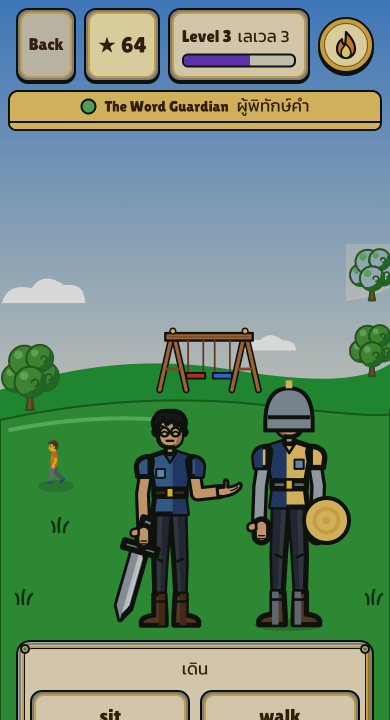
#> input picture council-tools-incoming/qm/runs/freeze/kit-20261101-0917/fault-kit/cases/ground_check/images/dim15-tile6-planted-float.png, 780 x 1440 px (shown at 1/2 size)
$ python -i ground_check_real.py   (imports and definitions only)
#> lines starting #> are read from the running program, lines starting #| are printed output that depends on the picture; after the words box and inside, x2 and y2 are one past the last pixel; in counts of white or black regions, pixels touching at a corner belong together
#!/usr/bin/env python3
# ground-check (owner: Watchman; for QM's r2h "16/16S look everywhere"). No browser: reads PNGs with Pillow + numpy only.
# Flags (a) the old scene path stroke and (b) floating round-crowned trees. Writes nothing except --selftest scratch in ./runs/.
# Scope (single-render-v1, Auditor): ground_check owns paths, floating objects and tint, on single renders only. Whole sheets belong to the per-panel sheets scan.
# Colours come from the draw code (cited in README): path #E8D9A8 @ .85 (mock-t328u/find_t328u.py:72,:76; t441u_outdoor.py; stage_v608.py
# W24/B) and #D8C99A @ .8 (stage_v608.py:36-37, scene A); grass #36A13D near / #259D39 far (P.ground); tree trunk #8A5A34, trunk shade
# #6C4425, canopy #7ECA72 / #489B3B / #28792D (mock-t277u/style_test.py:23-28 via P.tree).
import sys, os, hashlib, glob, json
import numpy as np
from PIL import Image, ImageDraw
HERE = os.path.dirname(os.path.abspath(__file__))
def hexrgb(h): h = h.lstrip('#'); return np.array([int(h[i:i+2], 16) for i in (0, 2, 4)], float)
def blend(fg, bg, a): return a*hexrgb(fg) + (1-a)*hexrgb(bg)
GRASS = [hexrgb('#36A13D'), hexrgb('#259D39')]
GRASS0 = list(GRASS)
BELOW_KS = ()   # extra dim levels whose grass also counts as ground under a trunk (set by check() for the neighbour-level tree pass)
PATH = [hexrgb('#E8D9A8'), blend('#E8D9A8', '#36A13D', .85), blend('#E8D9A8', '#259D39', .85),
        hexrgb('#D8C99A'), blend('#D8C99A', '#36A13D', .8), blend('#D8C99A', '#259D39', .8)]
TRUNK = [hexrgb('#8A5A34'), hexrgb('#6C4425')]
CANOPY = [hexrgb('#7ECA72'), hexrgb('#28792D')]   # #489B3B is left out: within tolerance of grass #36A13D
TOL_PATH, TOL_GRASS, TOL_TREE = 14, 22, 20
def near(a, cols, tol):
    m = np.zeros(a.shape[:2], bool)
    for c in cols: m |= (np.abs(a - c) <= tol).all(axis=2)
    return m
def hdilate(m, r):   # True where any True lies within r px left/right (cumulative sum, no scipy)
    c = np.cumsum(np.pad(m.astype(np.int32), ((0, 0), (r+1, r))), axis=1); return (c[:, 2*r+1:] - c[:, :-2*r-1]) > 0
def components(m, maxn=4000):
    lab = np.zeros(m.shape, np.int32); out = []; ys, xs = np.nonzero(m); H, W = m.shape
    for y0, x0 in zip(ys, xs):
        if lab[y0, x0]: continue
        k = len(out) + 1; st = [(y0, x0)]; lab[y0, x0] = k; pts = []
        while st:
            y, x = st.pop(); pts.append((y, x))
            for dy, dx in ((1, 0), (-1, 0), (0, 1), (0, -1)):
                v, u = y+dy, x+dx
                if 0 <= v < H and 0 <= u < W and m[v, u] and not lab[v, u]: lab[v, u] = k; st.append((v, u))
        out.append(np.array(pts))
        if len(out) >= maxn: break
    return out
DIMS = [round(1 - .05*i, 2) for i in range(13)]   # v2 13fc304c: a dark overlay (pause card, modal scrim) at alpha 1-k scales every colour by k
def dim_level(a):   # the k whose scaled grass palette matches the most pixels; 1.0 when the scene is not dimmed
    best = max(DIMS, key=lambda k: int(near(a, [c*k for c in GRASS], TOL_GRASS*k).sum()))
    return best
def check(path):   # one render = one picture: no sheet cutting, no sidecars, no radius cap
    global BELOW_KS
    a = np.asarray(Image.open(path).convert('RGB'), float)
    why = check_arr(a, 1.0)
    k = dim_level(a)
    if not why and k < 1:
        seen = {}; ks = sorted({max(.4, round(k - .05, 2)), k, min(.95, round(k + .05, 2))})
        BELOW_KS = (k,)   # a neighbour-level trunk standing on grass of the ESTIMATED level is grounded (evening tints sit between grid steps)
        try:
            for kk in ks:   # trees at the neighbour levels too (137ba40b): the 0.05 grid can miss a trunk at the estimated k
                for w in check_arr(a, kk):
                    if kk != k and not w.startswith('floating'): continue   # path only at the estimated k: a dimmed cream card reads as path one grid step off
                    seen.setdefault(w.split(':')[0] + w.split(':')[1][:12] if w.startswith('floating') else 'path', w + f' [dimmed x{kk}]')
        finally: BELOW_KS = ()
        why = list(seen.values())
    return why
def check_arr(a, k=1.0):   # v2 13fc304c: run the colour rules with every palette colour (and tolerance) scaled by k
    global GRASS, PATH, TRUNK, CANOPY
    G0, P0, T0, C0 = GRASS, PATH, TRUNK, CANOPY
    global TOL_PATH, TOL_GRASS, TOL_TREE
    tol0 = (TOL_PATH, TOL_GRASS, TOL_TREE)
    GRASS, PATH, TRUNK, CANOPY = [[c*k for c in L] for L in (G0, P0, T0, C0)]
    TOL_PATH, TOL_GRASS, TOL_TREE = [max(6, t*k) for t in tol0]
    try: return _check(a)
    finally: GRASS, PATH, TRUNK, CANOPY = G0, P0, T0, C0; TOL_PATH, TOL_GRASS, TOL_TREE = tol0
def _check(a):
    H, W = a.shape[:2]; why = []
    grass = near(a, GRASS, TOL_GRASS)
    grassb = grass.copy()
    for kb in BELOW_KS: grassb |= near(a, [c*kb for c in GRASS0], max(6, 22*kb))
    # (a) path stroke: path-coloured pixels with grass within r px on the same row (keeps parchment/card tans out)
    r = max(6, W // 40)
    pm = near(a, PATH, TOL_PATH) & hdilate(grass, r)
#> in hdilate, `return c[:, 2 * r + 1:] - c[:, :-2 * r - 1] > 0`:
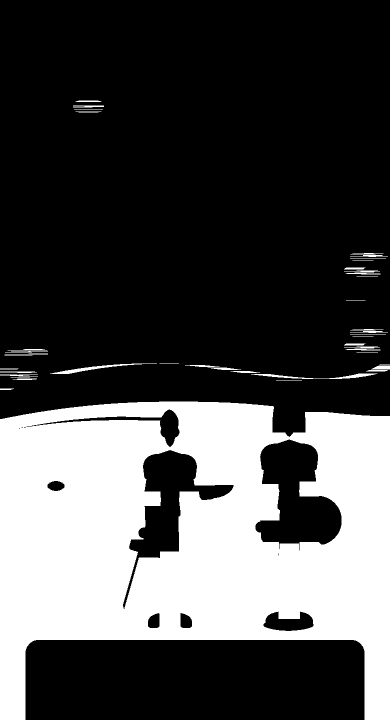
#> returned value: shape (1440, 780) bool (shown at 1/2 size); 29.7% white; 48 white regions, largest, box (x1, y1, x2, y2) and area: (0, 803, 780, 1440) 327310, (100, 727, 314, 748) 850, (502, 747, 755, 758) 841
#> pm: shape (1440, 780) bool; 0% white in thin lines or dots, all inside (x1, y1, x2, y2) = (50, 1311, 51, 1312)
    n = int(pm.sum()); thr = max(40, int(0.0004 * H * W))
#> after `n = int(pm.sum())`: n = 1
    if n >= thr:
        ys, xs = np.nonzero(pm); why.append(f'path stroke: {n} px (min {thr}) in box x{xs.min()}-{xs.max()} y{ys.min()}-{ys.max()}')
    # (b) floating tree: a trunk blob with canopy just above it whose bottom row has no grass within g px below
    tm = near(a, TRUNK, TOL_TREE); cl = near(a, CANOPY[:1], TOL_TREE) & ~grass; cd = near(a, CANOPY[1:], TOL_TREE) & ~grass; cm = cl | cd
#> after `cd = near(a, CANOPY[1:], TOL_TREE) & ~grass`:
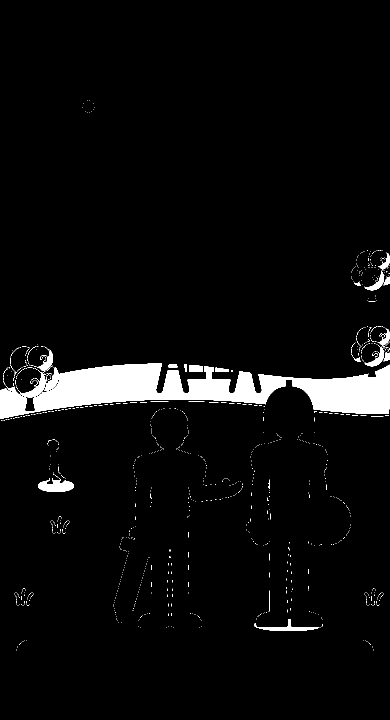
#> cd: shape (1440, 780) bool (shown at 1/2 size); 4.6% white; 1002 white regions (975 under 20 px), largest, box (x1, y1, x2, y2) and area: (0, 727, 780, 838) 41567, (76, 956, 148, 984) 1295, (36, 740, 91, 795) 826
    for c in components(tm):
#> in components, `H, W = m.shape`: H = 1440; W = 780
        if len(c) < 8: continue
        y0, y1, x0, x1 = c[:, 0].min(), c[:, 0].max(), c[:, 1].min(), c[:, 1].max(); h, w = y1-y0+1, x1-x0+1
        if h < 4 or w < 2 or h < 1.2*w: continue   # 1 px slivers at sheet scale are outlines or swing-set legs, not trunks   # trunks are upright; benches, desks and shelves are wide
        sl = (slice(max(0, y0-2*h), y0+2), slice(max(0, x0-2*w), min(W, x1+2*w+1)))
        if cm[sl].sum() < max(4, w*h//2) or not cl[sl].any() or not cd[sl].any(): continue   # needs both canopy tones over it, or it is not a tree
        g = max(4, int(round(0.35*h)))
        below = grassb[y1+1:min(H, y1+1+g), max(0, x0-1):min(W, x1+2)]
        if below.size == 0 or below.sum() == 0:
            why.append(f'floating tree: trunk x{x0}-{x1} y{y0}-{y1}, no grass in the {g} px below its foot')
#> this loop made 580 passes
#> after the loop, why = []
    return why
def md5(p): return hashlib.md5(open(p, 'rb').read()).hexdigest()
# [31 lines left out: functions run, selftest, not called in this run]
# [4 lines not run here, left out]

>>> result = check('../../../../../kit-20261101-0917/fault-kit/cases/ground_check/images/dim15-tile6-planted-float.png')
#> in check_arr, `GRASS, PATH, TRUNK, CANOPY = (G0, P0, T0, C0)`: GRASS = [[54, 161, 61], [37, 157, 57]]; PATH = [[232, 217, 168], [205.3, 208.6, 151.9], [202.8, 208, 151.3], [216, 201, 154], [183.6, 193, 135.4], [180.2, 192.2, 134.6]]; TRUNK = [[138, 90, 52], [108, 68, 37]]; CANOPY = [[126, 202, 114], [40, 121, 45]]
#> in check, `why = check_arr(a, 1.0)`: why = []
#> the loop in near (call 16), `for c in cols: m |= (np.abs(a - c) <= tol).all(axis=2)` made 2 passes
#> c on passes 1 to 2: [27, 80.5, 30.5], [18.5, 78.5, 28.5]
#> pass 1, in near (call 16), `for c in cols: m |= (np.abs(a - c) <= tol).all(axis=2)`:
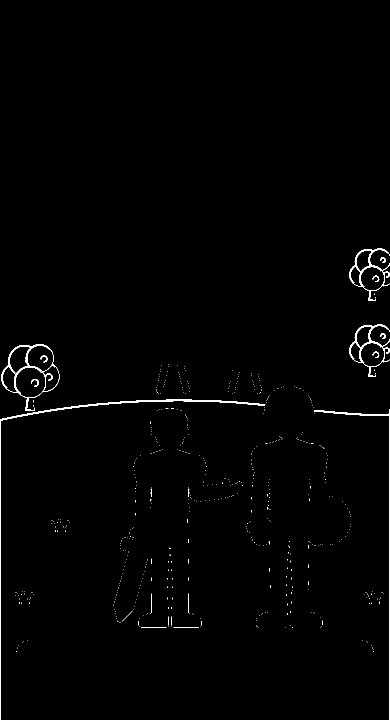
#> m: shape (1440, 780) bool (shown at 1/2 size); 0.91% white; 596 white regions (580 under 20 px), largest, box (x1, y1, x2, y2) and area: (0, 799, 531, 1440) 2927, (628, 818, 780, 1440) 1733, (2, 688, 119, 822) 1576
#> the loop in near (call 17), `for c in cols: m |= (np.abs(a - c) <= tol).all(axis=2)` made 2 passes
#> c on passes 1 to 2: [24.3, 72.45, 27.45], [16.65, 70.65, 25.65]
#> pass 1, in near (call 17), `for c in cols: m |= (np.abs(a - c) <= tol).all(axis=2)`:
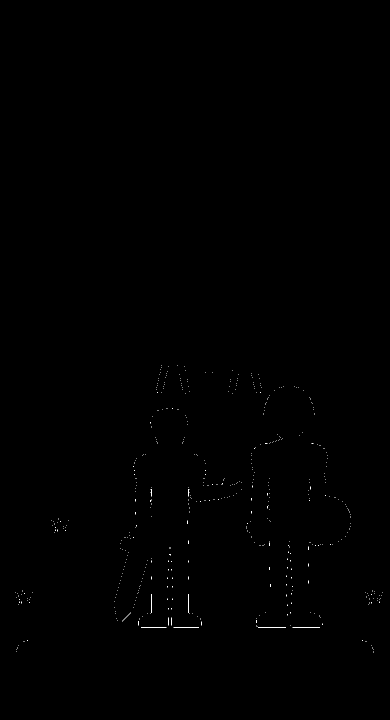
#> m: shape (1440, 780) bool (shown at 1/2 size); 0.1% white in thin lines or dots, all inside (x1, y1, x2, y2) = (31, 730, 765, 1305)
#> the loop in near (call 18), `for c in cols: m |= (np.abs(a - c) <= tol).all(axis=2)` made 2 passes
#> c on passes 1 to 2: [21.6, 64.4, 24.4], [14.8, 62.8, 22.8]
#> pass 1, in near (call 18), `for c in cols: m |= (np.abs(a - c) <= tol).all(axis=2)`:
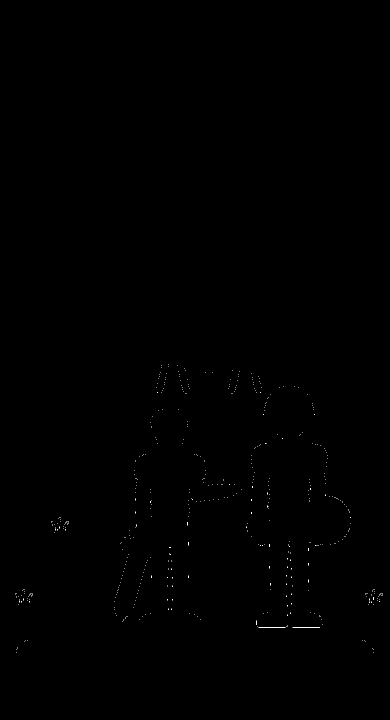
#> m: shape (1440, 780) bool (shown at 1/2 size); 0.07% white in thin lines or dots, all inside (x1, y1, x2, y2) = (30, 728, 766, 1305)
#> in dim_level, `best = max(DIMS, key=lambda k: int(near(a, [c*k for c in GRASS], TOL_G..`: best = 0.85
#> in check, `ks = sorted({max(0.4, round(k - 0.05, 2)), k, min(0.95, round(k + 0.05`: ks = [0.8, 0.85, 0.9]
#> in check, `BELOW_KS = (k,)`: BELOW_KS = (0.85,)
#> the loop in check, `for kk in ks:` made 3 passes
#> kk on passes 1 to 3: 0.8, 0.85, 0.9
#> pass 1, in hdilate (call 2), `c = np.cumsum(np.pad(m.astype(np.int32), ((0, 0), (r + 1, r))), axis=1`:
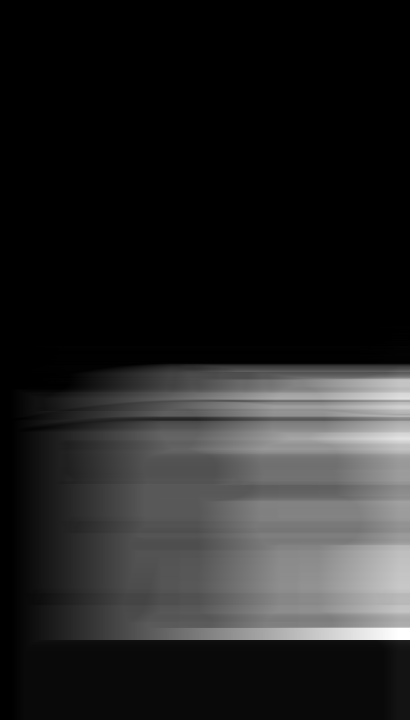
#> c: shape (1440, 819) int64 (shown at 1/2 size); min 0, max 776, mean 111.1; drawn with min black and max white
#> pass 1, in _check (call 2), `cl = near(a, CANOPY[:1], TOL_TREE) & ~grass`:
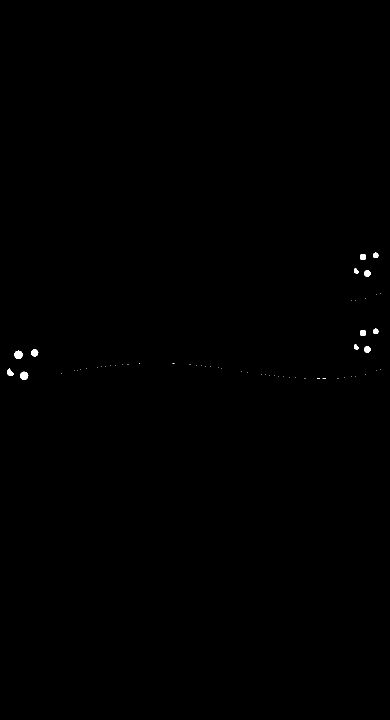
#> cl: shape (1440, 780) bool (shown at 1/2 size); 0.15% white; 58 white regions (46 under 20 px), largest, box (x1, y1, x2, y2) and area: (29, 701, 45, 718) 218, (40, 743, 57, 760) 215, (62, 699, 77, 713) 159
#> after the loop in check, `for kk in ks:`: seen = 1 item
#> result = 1 item

$ run again, on council-tools-incoming/qm/runs/freeze/kit-20261101-0917/fault-kit/cases/ground_check/sheets/S02-park-320x568.png
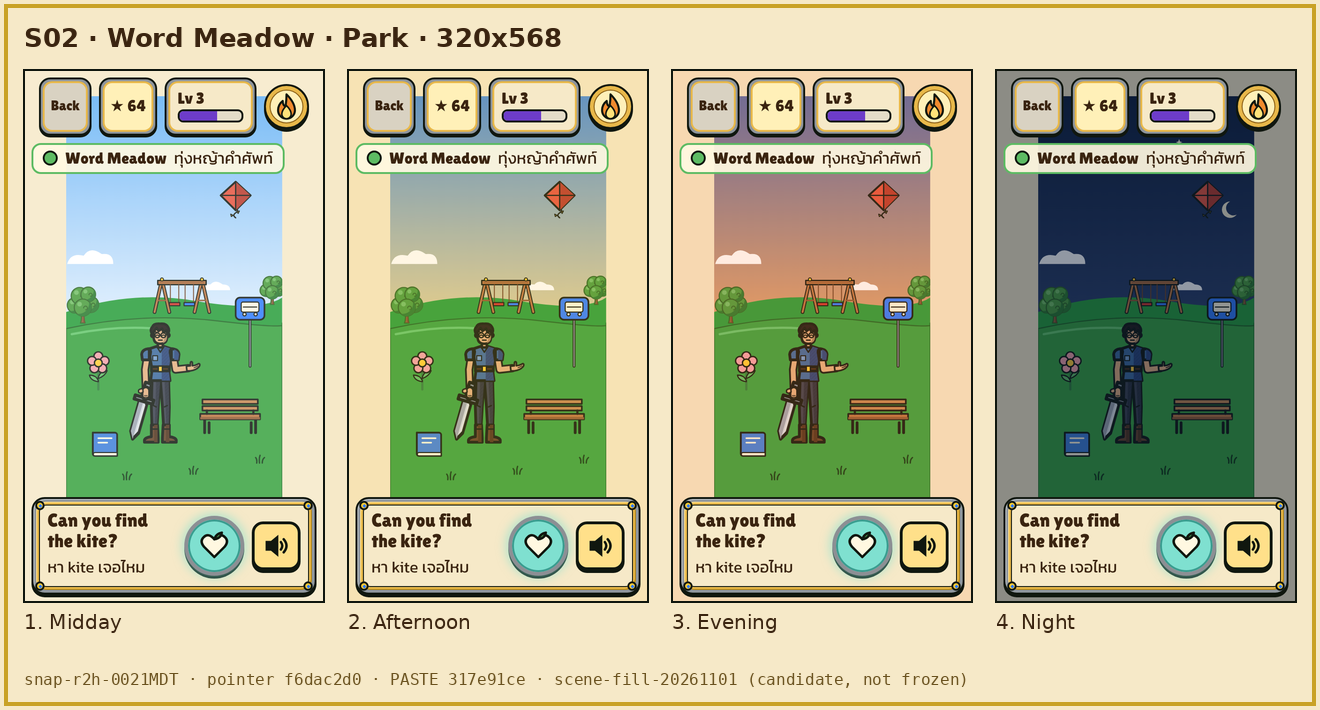
#> input picture council-tools-incoming/qm/runs/freeze/kit-20261101-0917/fault-kit/cases/ground_check/sheets/S02-park-320x568.png, 1320 x 710 px
#> after the loop in near (call 2), `for c in cols: m |= (np.abs(a - c) <= tol).all(axis=2)`:
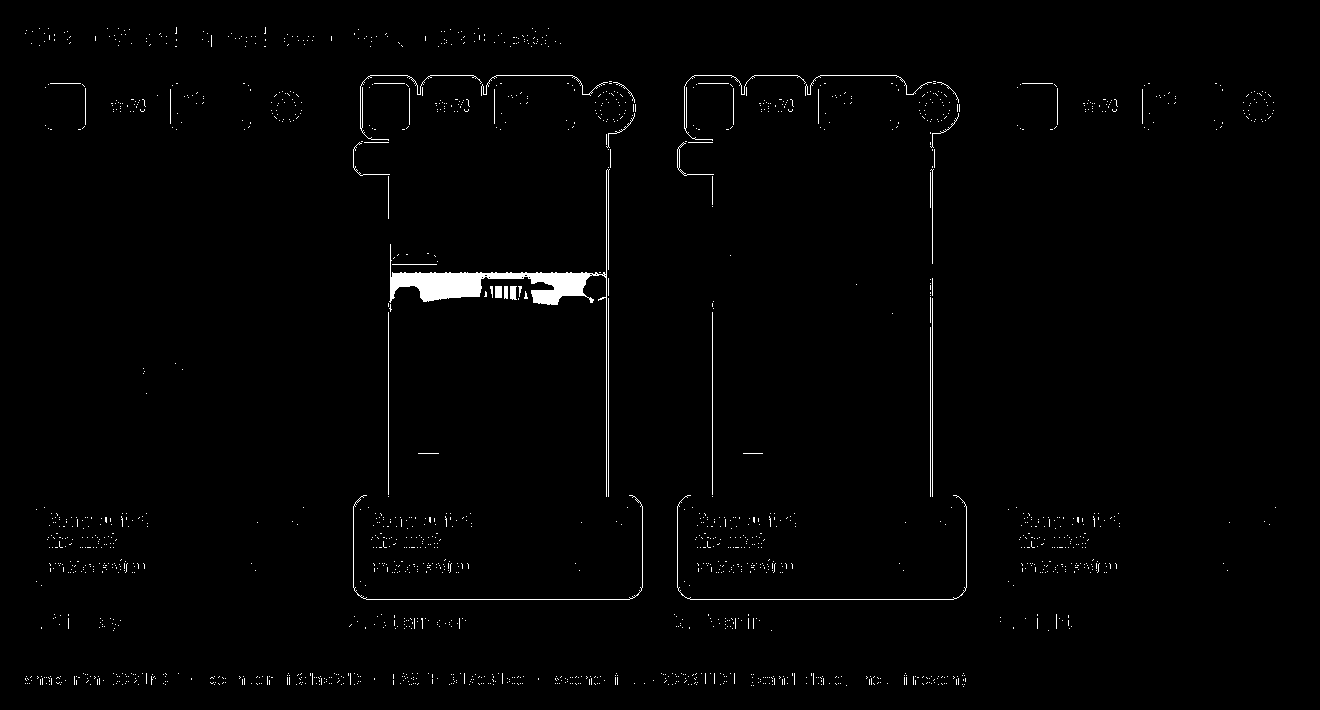
#> m: shape (710, 1320) bool; 1.2% white; 1721 white regions (1676 under 20 px), largest, box (x1, y1, x2, y2) and area: (389, 169, 610, 497) 4254, (353, 495, 643, 600) 513, (677, 495, 967, 600) 502
#> pm: shape (710, 1320) bool; 0.08% white in thin lines or dots, all inside (x1, y1, x2, y2) = (353, 152, 933, 497)
#> n = 718
#> ys = 718 values from 152 to 496; xs = 718 values, max 932 at index 113, min 353 at index 0, mean 598.4
#> cd: shape (710, 1320) bool; 0.23% white in thin lines or dots, all inside (x1, y1, x2, y2) = (49, 152, 1253, 537)
#> cm: shape (710, 1320) bool; 0.51% white in thin lines or dots, all inside (x1, y1, x2, y2) = (33, 143, 1255, 537)
#> in components, `H, W = m.shape`: H = 710; W = 1320
#> the loop in _check, `for c in components(tm):` made 1834 passes
#> c on passes 2 to 4: [[28, 35]], [[28, 71]], [[28, 123]]
#> after the loop in _check, `for c in components(tm):`: why = 1 item
#> GRASS = [[54, 161, 61], [37, 157, 57]]; PATH = [[232, 217, 168], [205.3, 208.6, 151.9], [202.8, 208, 151.3], [216, 201, 154], [183.6, 193, 135.4], [180.2, 192.2, 134.6]]; TRUNK = [[138, 90, 52], [108, 68, 37]]; CANOPY = [[126, 202, 114], [40, 121, 45]]
#> in check, `why = check_arr(a, 1.0)`: why = 1 item
#> the loop in near (call 12), `for c in cols: m |= (np.abs(a - c) <= tol).all(axis=2)` made 2 passes
#> c on passes 1 to 2: [37.8, 112.7, 42.7], [25.9, 109.9, 39.9]
#> pass 2, in near (call 12), `for c in cols: m |= (np.abs(a - c) <= tol).all(axis=2)`:
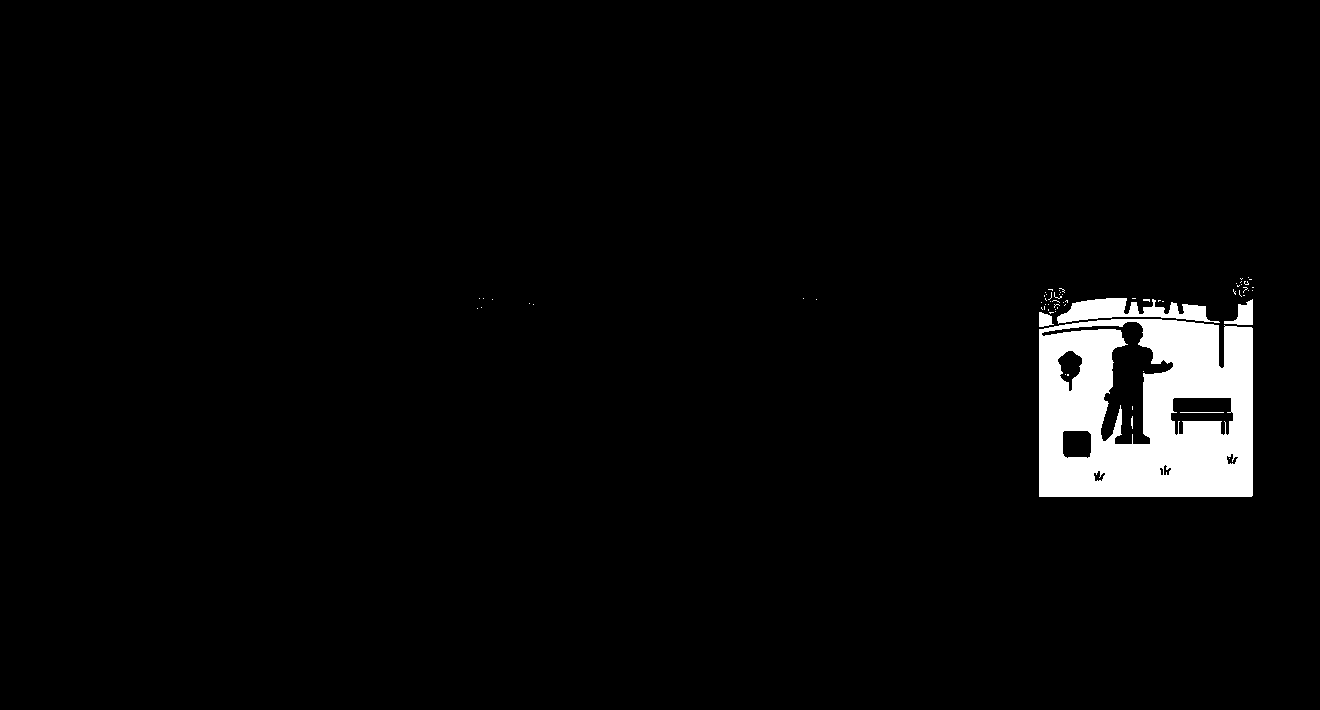
#> m: shape (710, 1320) bool; 3.5% white; 67 white regions (61 under 20 px), largest, box (x1, y1, x2, y2) and area: (1039, 319, 1253, 497) 29852, (1057, 298, 1220, 324) 2104, (1224, 299, 1253, 325) 382, (1039, 312, 1054, 327) 162, (1180, 412, 1224, 413) 44, (1131, 416, 1133, 429) 21
#> best = 0.7
#> result = 1 item
